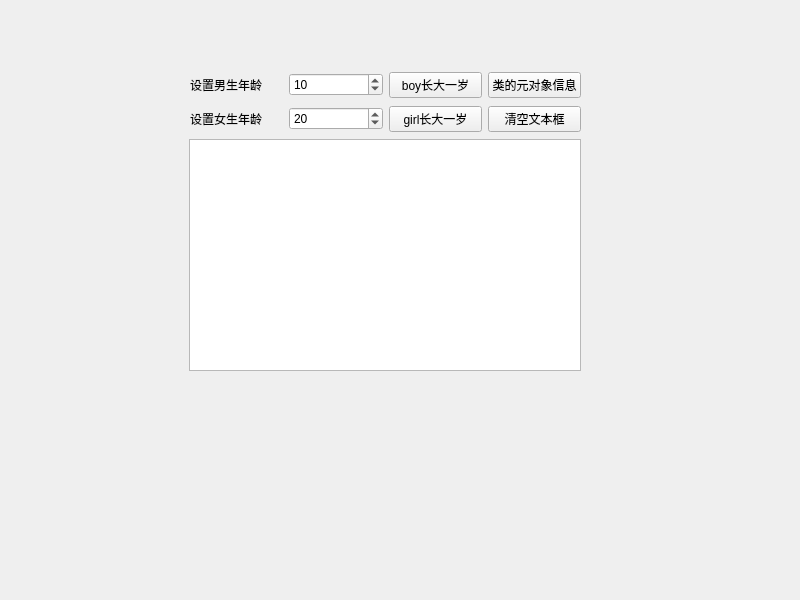
<?xml version="1.0" encoding="UTF-8"?>
<ui version="4.0">
 <class>QMetaObjectTest</class>
 <widget class="QWidget" name="QMetaObjectTest">
  <property name="geometry">
   <rect>
    <x>0</x>
    <y>0</y>
    <width>800</width>
    <height>600</height>
   </rect>
  </property>
  <property name="windowTitle">
   <string>QMetaObjectTest</string>
  </property>
  <widget class="QWidget" name="layoutWidget">
   <property name="geometry">
    <rect>
     <x>190</x>
     <y>70</y>
     <width>391</width>
     <height>64</height>
    </rect>
   </property>
   <layout class="QGridLayout" name="gridLayout">
    <item row="0" column="0">
     <widget class="QLabel" name="label">
      <property name="text">
       <string>设置男生年龄</string>
      </property>
     </widget>
    </item>
    <item row="0" column="1">
     <widget class="QSpinBox" name="spinBoy">
      <property name="minimum">
       <number>0</number>
      </property>
      <property name="maximum">
       <number>200</number>
      </property>
      <property name="value">
       <number>10</number>
      </property>
     </widget>
    </item>
    <item row="0" column="2">
     <widget class="QPushButton" name="btnBoyInc">
      <property name="text">
       <string>boy长大一岁</string>
      </property>
     </widget>
    </item>
    <item row="0" column="3">
     <widget class="QPushButton" name="btnClassInfo">
      <property name="text">
       <string>类的元对象信息</string>
      </property>
     </widget>
    </item>
    <item row="1" column="0">
     <widget class="QLabel" name="label_2">
      <property name="text">
       <string>设置女生年龄</string>
      </property>
     </widget>
    </item>
    <item row="1" column="1">
     <widget class="QSpinBox" name="spinGirl">
      <property name="maximum">
       <number>200</number>
      </property>
      <property name="value">
       <number>20</number>
      </property>
     </widget>
    </item>
    <item row="1" column="2">
     <widget class="QPushButton" name="btnGirlInc">
      <property name="text">
       <string>girl长大一岁</string>
      </property>
     </widget>
    </item>
    <item row="1" column="3">
     <widget class="QPushButton" name="btnClear">
      <property name="text">
       <string>清空文本框</string>
      </property>
     </widget>
    </item>
   </layout>
  </widget>
  <widget class="QPlainTextEdit" name="textEdit">
   <property name="geometry">
    <rect>
     <x>189</x>
     <y>139</y>
     <width>392</width>
     <height>232</height>
    </rect>
   </property>
  </widget>
 </widget>
 <resources/>
 <connections/>
</ui>
